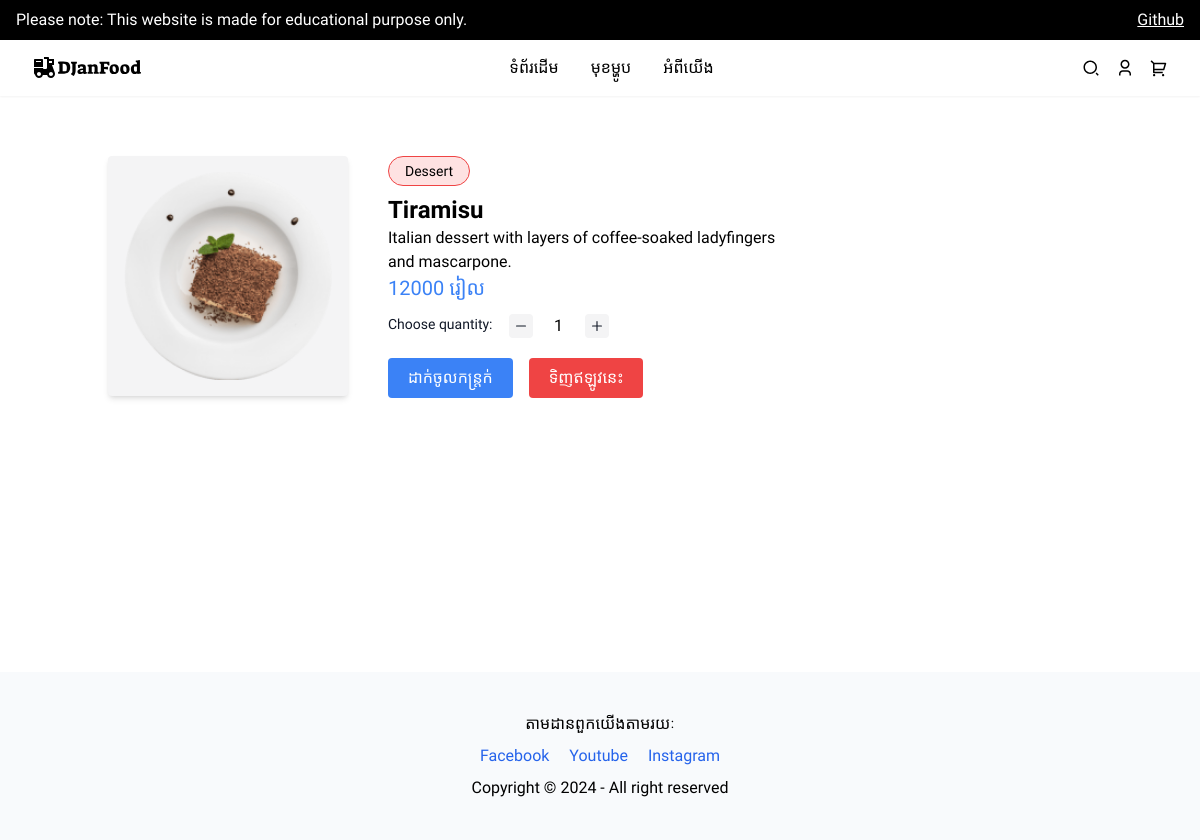
Page /food/682/ on the committed database.
### foods/models.py (models this page shows, shortened)
class Food(models.Model):
    title = models.CharField(max_length=200)
    price = models.IntegerField()
    category = models.CharField(max_length=150, null=True)
    special_price = models.IntegerField(null=True, blank=True)
    is_premium = models.BooleanField(default=False)
    promotion_end_at = models.DateTimeField(null=True, blank=True)
    description = models.TextField(null=True, blank=True)
    created_at = models.DateTimeField(auto_now_add=True, null=True, blank=True)
    updated_at = models.DateTimeField(auto_now=True, null=True, blank=True)
    image_relative_url = models.CharField(max_length=50, null=True, blank=True)
    class Meta:
        ordering = ['-created_at']

### foods/views.py (the view, shortened to what this page needs)
# urls.py: path('<str:food_id>/', food_detail_view, name="food_details"),
def food_detail_view(request, food_id):
    food = Food.objects.get(id=food_id)
    try:
        cart_item = Cart.objects.get(user=request.user, food=food)  # Get the relevant cart item
        food_in_cart_quantity = cart_item.quantity
    except:
        food_in_cart_quantity = 1
    context = {
        'food': food,
        'food_in_cart_quantity': food_in_cart_quantity
    }
    return render(request, 'foods/food_details.html', context)

### templates/foods/food_details.html (shortened to what this page needs)
{% extends "components/base.html" %}
{% load static %}
{% block content %}
<main id="main-container" class="max-w-screen-lg mx-auto p-5">
    <div class="flex flex-col items-center md:flex-row md:items-stretch gap-10 mt-10">
        <div class="w-full max-w-[403px] md:w-60 h-60 min-w-60 bg-zinc-100 rounded shadow-md flex items-center justify-center">
            <img src="{% static food.image_relative_url %}" class="w-52 h-52 object-cover" alt="">
        </div>
        <div class="w-full max-w-[403px]">
            <span class="bg-red-100 border border-red-500 rounded-full text-primary text-sm poppins px-4 py-1 inline-block mb-2">
                {{food.category}}
            </span>
            <h1 class="font-bold text-2xl">{{food.title}}</h1>
            <p>{{food.description}}</p>
            {% if food.special_price %}
            <div class="flex items-center gap-2">
                <p class="text-xl text-blue-500">{{food.special_price}} រៀល</p>
                <del class="text-base text-red-500">{{food.price}} រៀល</del>
            </div>
            {% else %}
            <p class="text-xl text-blue-500">{{food.price}} រៀល</p>
            {% endif %}
            <form method="POST" action={% url "food_details" food.id %} class="mt-3">
                <div class="flex gap-4">
                    <label class="block mb-2 text-sm font-medium text-gray-900">Choose quantity:</label>
                    <button type="button" id="decrement-button" class="w-6 h-6 rounded flex items-center justify-center bg-zinc-100">
                        <svg class="w-2.5 h-2.5 text-gray-900" aria-hidden="true" xmlns="http://www.w3.org/2000/svg" fill="none" viewBox="0 0 18 2">
                            <path stroke="currentColor" stroke-linecap="round" stroke-linejoin="round" stroke-width="2" d="M1 1h16"/>
                        </svg>
                    </button>
                    <input type="text" id="food-quantity" name="food-quantity" class="w-5 h-6 p-0 border-0 outline-none text-center" value="{{food_in_cart_quantity}}" readonly="true">
                    <button type="button" id="increment-button" class="w-6 h-6 rounded flex items-center justify-center bg-zinc-100">
                        <svg class="w-2.5 h-2.5 text-gray-900" aria-hidden="true" xmlns="http://www.w3.org/2000/svg" fill="none" viewBox="0 0 18 18">
                            <path stroke="currentColor" stroke-linecap="round" stroke-linejoin="round" stroke-width="2" d="M9 1v16M1 9h16"/>
                        </svg>
                    </button>
                </div>
                <div class="mt-4 flex items-center gap-4">
                    <button type="submit" class="rounded px-5 py-2 bg-blue-500 text-white active:scale-95">ដាក់ចូលកន្ត្រក់</button>
                    <button type="button" id="buy-now-button" class="rounded px-5 py-2 bg-red-500 text-white">ទិញឥឡូវនេះ</button>
                </div>
            </form>
        </div>
    </div>
</main>
{% endblock content %}

### static/css/main.css (style rules this page uses)
* { font-family: 'Kantumruy Pro', sans-serif; scrollbar-width: 0; }
#main-container { min-height: calc(100vh - 224px); }

### rows in the picture
Food: image_relative_url (picture), category "Dessert", title "Tiramisu", description "Italian dessert with layers of coffee-soaked ladyfingers and mascarpone.", price "12000"
